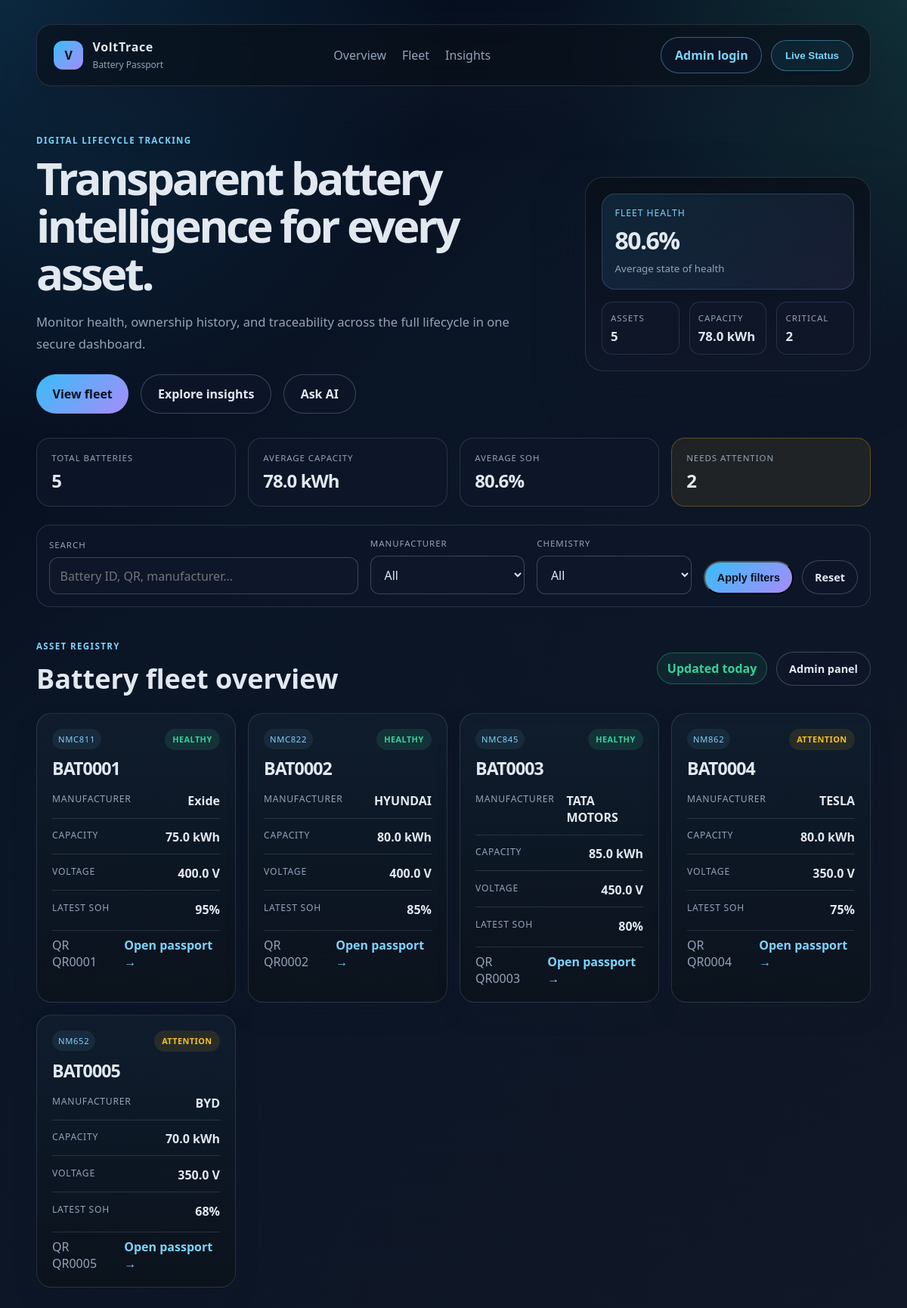
The page / on the database its author committed.
### tables this page shows
CREATE TABLE batteries(battery_id TEXT PRIMARY KEY,qr_id TEXT UNIQUE,manufacturer_id INTEGER,chemistry TEXT,capacity REAL,voltage REAL,manufacture_date TEXT,FOREIGN KEY(manufacturer_id) REFERENCES manufacturers(manufacturer_id));

CREATE TABLE manufacturers(manufacturer_id INTEGER PRIMARY KEY,name TEXT,country TEXT);

### app.py (the view)
@app.route("/")
def home():
    conn = get_db()
    search = request.args.get("q", "").strip()
    manufacturer = request.args.get("manufacturer", "").strip()
    chemistry = request.args.get("chemistry", "").strip()
    batteries = get_battery_summary_rows(conn, search, manufacturer, chemistry)
    manufacturers = conn.execute(
        "SELECT DISTINCT name FROM manufacturers WHERE name IS NOT NULL ORDER BY name"
    ).fetchall()
    chemistries = conn.execute(
        "SELECT DISTINCT chemistry FROM batteries WHERE chemistry IS NOT NULL ORDER BY chemistry"
    ).fetchall()
    total_batteries = len(batteries)
    avg_capacity = round(
        sum(float(b["capacity"]) for b in batteries) / total_batteries, 1
    ) if total_batteries else 0
    avg_soh = round(
        sum(float(b["latest_soh"] or 0) for b in batteries) / total_batteries, 1
    ) if total_batteries else 0
    critical_assets = sum(1 for b in batteries if (b["latest_soh"] or 0) < 80)
    conn.close()
    return render_template(
        "index.html",
        batteries=batteries,
        manufacturers=manufacturers,
        chemistries=chemistries,
        search=search,
        manufacturer=manufacturer,
        chemistry=chemistry,
        total_batteries=total_batteries,
        avg_capacity=avg_capacity,
        avg_soh=avg_soh,
        critical_assets=critical_assets,
    )

### app.py (called while the page is built)
def get_db():
    conn = sqlite3.connect(DATABASE)
    conn.row_factory = sqlite3.Row
    conn.execute("PRAGMA foreign_keys = ON")
    return conn

### templates/index.html (shortened to what this page needs)
<!DOCTYPE html>
<html lang="en">
<head>
    <link rel="stylesheet" href="{{ url_for('static', filename='style.css') }}">
</head>
<body>
    <div class="page-shell">
        <header class="topbar">
            <div class="brand-wrap">
                <div class="brand-mark">V</div>
                <div>
                    <p class="brand-name">VoltTrace</p>
                    <span class="brand-tag">Battery Passport</span>
                </div>
            </div>
            <nav class="main-nav">
                <a href="#overview">Overview</a>
                <a href="#fleet">Fleet</a>
                <a href="#insights">Insights</a>
            </nav>
            <div class="top-actions">
                <a class="nav-button secondary" href="{{ url_for('login') }}">Admin login</a>
                <button class="nav-button">Live Status</button>
            </div>
        </header>
        <main>
            <section class="hero" id="overview">
                <div class="hero-copy">
                    <p class="eyebrow">Digital lifecycle tracking</p>
                    <h1>Transparent battery intelligence for every asset.</h1>
                    <p class="hero-text">
                        Monitor health, ownership history, and traceability across the full lifecycle in one secure dashboard.
                    </p>
                    <div class="hero-actions">
                        <a class="primary-btn" href="#fleet">View fleet</a>
                        <a class="secondary-btn" href="#insights">Explore insights</a>
                        <a class="secondary-btn" href="{{ url_for('ai_insights') }}">Ask AI</a>
                    </div>
                </div>
                <div class="hero-panel">
                    <div class="pulse-card">
                        <span class="card-label">Fleet health</span>
                        <strong>{{ avg_soh }}%</strong>
                        <small>Average state of health</small>
                    </div>
                    <div class="mini-grid">
                        <div>
                            <span>Assets</span>
                            <strong>{{ total_batteries }}</strong>
                        </div>
                        <div>
                            <span>Capacity</span>
                            <strong>{{ avg_capacity }} kWh</strong>
                        </div>
                        <div>
                            <span>Critical</span>
                            <strong>{{ critical_assets }}</strong>
                        </div>
                    </div>
                </div>
            </section>
            <section class="stats-strip" id="insights">
                <div class="stat-card">
                    <span class="stat-label">Total batteries</span>
                    <strong>{{ total_batteries }}</strong>
                </div>
                <div class="stat-card">
                    <span class="stat-label">Average capacity</span>
                    <strong>{{ avg_capacity }} kWh</strong>
                </div>
                <div class="stat-card">
                    <span class="stat-label">Average SoH</span>
                    <strong>{{ avg_soh }}%</strong>
                </div>
                <div class="stat-card accent">
                    <span class="stat-label">Needs attention</span>
                    <strong>{{ critical_assets }}</strong>
                </div>
            </section>
            <section class="filter-panel">
                <form action="{{ url_for('home') }}" method="get" class="filter-form">
                    <div class="field-group wide">
                        <label for="q">Search</label>
                        <input id="q" name="q" type="text" value="{{ search }}" placeholder="Battery ID, QR, manufacturer...">
                    </div>
                    <div class="field-group">
                        <label for="manufacturer">Manufacturer</label>
                        <select id="manufacturer" name="manufacturer">
                            <option value="">All</option>
                        </select>
                    </div>
                    <div class="field-group">
                        <label for="chemistry">Chemistry</label>
                        <select id="chemistry" name="chemistry">
                            <option value="">All</option>
                        </select>
                    </div>
                    <div class="button-stack">
                        <button type="submit" class="primary-btn compact">Apply filters</button>
                        <a class="secondary-btn compact" href="{{ url_for('home') }}">Reset</a>
                    </div>
                </form>
            </section>
            <section class="fleet-section" id="fleet">
                <div class="section-heading">
                    <div>
                        <p class="eyebrow">Asset registry</p>
                        <h2>Battery fleet overview</h2>
                    </div>
                    <div class="section-tools">
                        <span class="chip">Updated today</span>
                        <a class="secondary-btn compact" href="{{ url_for('admin') }}">Admin panel</a>
                    </div>
                </div>
                <div class="battery-grid">
                    {% for battery in batteries %}
                    <article class="battery-card">
                        <div class="card-top">
                            <div>
                                <span class="asset-tag">{{ battery["chemistry"] }}</span>
                                <h3>{{ battery["battery_id"] }}</h3>
                            </div>
                            <span class="status-pill {% if (battery['latest_soh'] or 0) < 80 %}needs-attention{% else %}healthy{% endif %}">
                                {% if (battery['latest_soh'] or 0) < 80 %}Attention{% else %}Healthy{% endif %}
                            </span>
                        </div>
                        <dl class="battery-meta">
                            <div>
                                <dt>Manufacturer</dt>
                                <dd>{{ battery["manufacturer_name"] or "Unknown" }}</dd>
                            </div>
                            <div>
                                <dt>Capacity</dt>
                                <dd>{{ battery["capacity"] }} kWh</dd>
                            </div>
                            <div>
                                <dt>Voltage</dt>
                                <dd>{{ battery["voltage"] }} V</dd>
                            </div>
                            <div>
                                <dt>Latest SoH</dt>
                                <dd>{{ battery["latest_soh"] or "N/A" }}{% if battery["latest_soh"] is not none %}%{% endif %}</dd>
                            </div>
                        </dl>
                        <div class="card-footer">
                            <span>QR {{ battery["qr_id"] }}</span>
                            <a href="{{ url_for('battery_detail', battery_id=battery['battery_id']) }}">Open passport →</a>
                        </div>
                    </article>
                    {% endfor %}
                </div>
            </section>
        </main>
    </div>
</body>
</html>

### rows shown on the page
batteries: chemistry "NMC811", battery_id "BAT0001", shows "HEALTHY", name "Exide", capacity "75.0", voltage "400.0", battery "95", qr_id "QR0001"
batteries: chemistry "NMC822", battery_id "BAT0002", shows "HEALTHY", name "HYUNDAI", capacity "80.0", voltage "400.0", battery "85", qr_id "QR0002"
batteries: chemistry "NMC845", battery_id "BAT0003", shows "HEALTHY", name "TATA MOTORS", capacity "85.0", voltage "450.0", battery "80", qr_id "QR0003"
batteries: chemistry "NM862", battery_id "BAT0004", shows "ATTENTION", name "TESLA", capacity "80.0", voltage "350.0", battery "75", qr_id "QR0004"
batteries: chemistry "NM652", battery_id "BAT0005", shows "ATTENTION", name "BYD", capacity "70.0", voltage "350.0", battery "68", qr_id "QR0005"

### other values the page prints
{{ avg_soh }} "80.6"
{{ total_batteries }} "5"
{{ avg_capacity }} "78.0"
{{ critical_assets }} "2"
